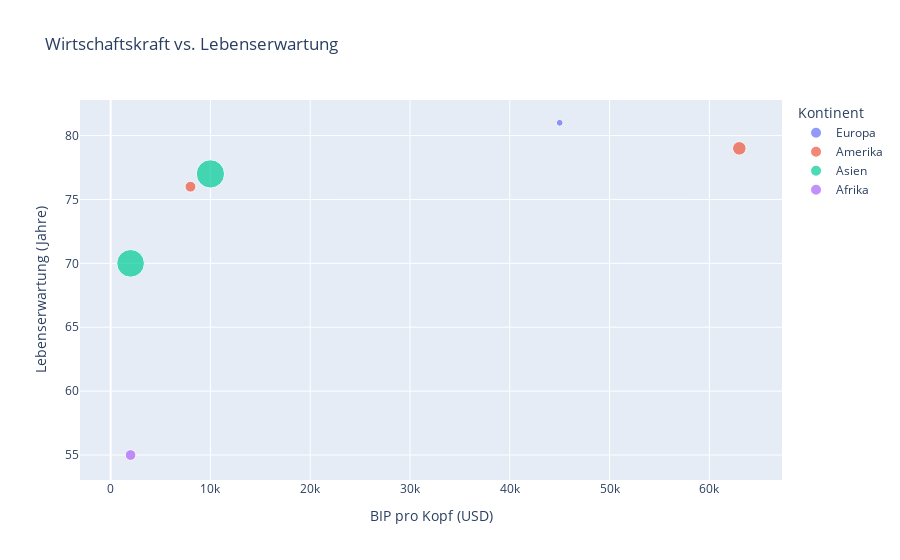

Notebook cell for this chart:
### Code cell
import plotly.express as px
import pandas as pd

# Die Daten
df_laender_stats = pd.DataFrame({
    'Land': ['Deutschland', 'USA', 'China', 'Indien', 'Nigeria', 'Brasilien'],
    'Kontinent': ['Europa', 'Amerika', 'Asien', 'Asien', 'Afrika', 'Amerika'],
    'Lebenserwartung': [81, 79, 77, 70, 55, 76],
    'BIP_pro_Kopf': [45000, 63000, 10000, 2000, 2000, 8000],
    'Einwohner_Mio': [83, 331, 1439, 1380, 206, 212]
})

# Die Basis-Grafik, die wir verfeinern werden
fig = px.scatter(
    data_frame=df_laender_stats,
    x='BIP_pro_Kopf',
    y='Lebenserwartung',
    color='Kontinent',
    size='Einwohner_Mio',
    labels={
        'BIP_pro_Kopf': 'BIP pro Kopf (USD)',
        'Lebenserwartung': 'Lebenserwartung (Jahre)',
        'Kontinent': 'Kontinent'
    },
    title='Wirtschaftskraft vs. Lebenserwartung'
)

# Wir zeigen die rohe Figur, um den "Vorher"-Zustand zu sehen
# In einem echten Notebook würdest du diesen Aufruf später entfernen.
fig.show()

### Figure 1 — Plotly figure (JSON) as saved in the notebook; plotly's stock layout.template omitted (floating-point values rounded to 4 significant figures)
{"data": [{"hovertemplate": "Kontinent=Europa<br>BIP pro Kopf (USD)=%{x}<br>Lebenserwartung (Jahre)=%{y}<br>Einwohner_Mio=%{marker.size}<extra></extra>", "legendgroup": "Europa", "marker": {"color": "#636efa", "size": [83], "sizemode": "area", "sizeref": 3.598, "symbol": "circle"}, "mode": "markers", "name": "Europa", "orientation": "v", "showlegend": true, "type": "scatter", "x": [45000], "xaxis": "x", "y": [81], "yaxis": "y"}, {"hovertemplate": "Kontinent=Amerika<br>BIP pro Kopf (USD)=%{x}<br>Lebenserwartung (Jahre)=%{y}<br>Einwohner_Mio=%{marker.size}<extra></extra>", "legendgroup": "Amerika", "marker": {"color": "#EF553B", "size": [331, 212], "sizemode": "area", "sizeref": 3.598, "symbol": "circle"}, "mode": "markers", "name": "Amerika", "orientation": "v", "showlegend": true, "type": "scatter", "x": [63000, 8000], "xaxis": "x", "y": [79, 76], "yaxis": "y"}, {"hovertemplate": "Kontinent=Asien<br>BIP pro Kopf (USD)=%{x}<br>Lebenserwartung (Jahre)=%{y}<br>Einwohner_Mio=%{marker.size}<extra></extra>", "legendgroup": "Asien", "marker": {"color": "#00cc96", "size": [1439, 1380], "sizemode": "area", "sizeref": 3.598, "symbol": "circle"}, "mode": "markers", "name": "Asien", "orientation": "v", "showlegend": true, "type": "scatter", "x": [10000, 2000], "xaxis": "x", "y": [77, 70], "yaxis": "y"}, {"hovertemplate": "Kontinent=Afrika<br>BIP pro Kopf (USD)=%{x}<br>Lebenserwartung (Jahre)=%{y}<br>Einwohner_Mio=%{marker.size}<extra></extra>", "legendgroup": "Afrika", "marker": {"color": "#ab63fa", "size": [206], "sizemode": "area", "sizeref": 3.598, "symbol": "circle"}, "mode": "markers", "name": "Afrika", "orientation": "v", "showlegend": true, "type": "scatter", "x": [2000], "xaxis": "x", "y": [55], "yaxis": "y"}], "layout": {"legend": {"itemsizing": "constant", "title": {"text": "Kontinent"}, "tracegroupgap": 0}, "title": {"text": "Wirtschaftskraft vs. Lebenserwartung"}, "xaxis": {"anchor": "y", "domain": [0, 1], "title": {"text": "BIP pro Kopf (USD)"}}, "yaxis": {"anchor": "x", "domain": [0, 1], "title": {"text": "Lebenserwartung (Jahre)"}}}}
